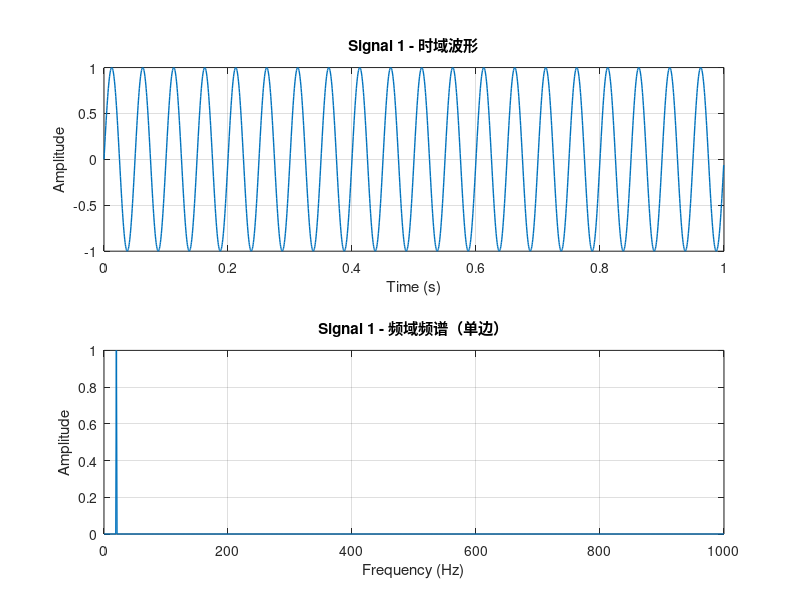

Recreate this plot in MATLAB. (Note: this script raises an error after producing the figure.)
clear; clc; close all;

fs = 2000; T = 1; N = fs*T; t = (0:N-1)/fs;
%save images
outputFolder = 'Exported_Signals';
if ~exist(outputFolder, 'dir')
    mkdir(outputFolder);
end

signals = {
    @(t) sin(2*pi*20*t),                % 1.单频正弦
    @(t) 1.5*sin(2*pi*50*t+pi/4),       % 2.带相位单频正弦
    @(t) sin(2*pi*30*t)+0.4*sin(2*pi*90*t), % 3.双频正弦
    @(t) (1+0.5*cos(2*pi*10*t)).*cos(2*pi*200*t), % 4.调幅信号
    @(t) cos(2*pi*60*t)+2*sin(2*pi*2*t), % 5.正弦+余弦
    @(t) sin(2*pi*10*t)+0.3*randn(size(t)), % 6.含噪声正弦
    @(t) exp(-5*t).*sin(2*pi*40*t),     % 7.指数衰减正弦
    @(t) sin(2*pi*100*t)+sin(2*pi*110*t), % 8.近距离双频正弦
    @(t) (t>=0.3).*sin(2*pi*40*t),      % 9.门控正弦
    @(t) abs(sin(2*pi*50*t)),           % 10.全波整流
    @(t) double(mod(round(t*fs),N/8)==0), % 11.冲激序列（简化round，N/8为整数）
    @(t) chirp(t,5,1,200)               % 12.线性调频
};


for i = 1:12
    x = signals{i}(t);
    X = fft(x);
    f_s = (0:N/2)*(fs/N); 
    X_amp_s = 2*abs(X(1:N/2+1))/N; X_amp_s(1) = X_amp_s(1)/2; 
    

    figure('Name',['Signal ',num2str(i)],'Position',[100,100,800,600]);
    subplot(211), plot(t,x,'LineWidth',1), grid on
    xlabel('Time (s)'), ylabel('Amplitude'), title(['Signal ',num2str(i),' - 时域波形'])
    subplot(212), plot(f_s,X_amp_s,'LineWidth',1), grid on, xlim([0,fs/2])
    xlabel('Frequency (Hz)'), ylabel('Amplitude'), title(['Signal ',num2str(i),' - 频域频谱（单边）'])

    fileName = fullfile(outputFolder, sprintf('Signal_%02d.png', i));
    exportgraphics(fig, fileName, 'Resolution', 300);
    close(fig);
    fprintf('Signal %d processed!\n',i);
    
end
